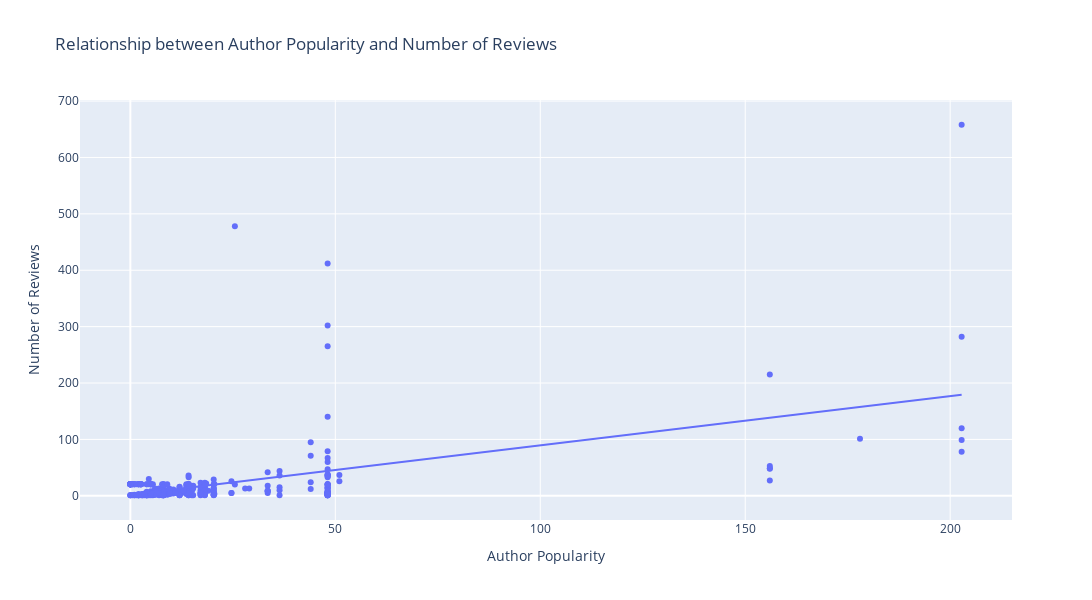

Write notebook code for a chart like this one.
### Code cell
# Calculate the correlation coefficient
corr_coef, _ = pearsonr(df['Author Popularity'], df['Number of Reviews'])
print(f'Correlation Coefficient: {corr_coef:.2f}')

# Create scatter plot with trendline
fig = px.scatter(df, x='Author Popularity', y='Number of Reviews', trendline='ols',
                 title='Relationship between Author Popularity and Number of Reviews',
                 labels={'Author Popularity': 'Author Popularity', 'Number of Reviews': 'Number of Reviews'})

# Adjust the figure size
fig.update_layout(
    width=1300,  # Set the width of the figure
    height=600   # Set the height of the figure
)

fig.show()

### Figure 1 — Plotly figure (JSON) as saved in the notebook; plotly's stock layout.template omitted (floating-point values rounded to 4 significant figures; data arrays with more than 128 entries replaced by an {"elided": "..."} marker saying what was removed)
{"data": [{"hovertemplate": "Author Popularity=%{x}<br>Number of Reviews=%{y}<extra></extra>", "legendgroup": "", "marker": {"color": "#636efa", "symbol": "circle"}, "mode": "markers", "name": "", "orientation": "v", "showlegend": false, "type": "scatter", "x": {"elided": "337 float values"}, "xaxis": "x", "y": {"elided": "337 float values"}, "yaxis": "y"}, {"hovertemplate": "<b>OLS trendline</b><br>Number of Reviews = 0.87374 * Author Popularity + 1.97083<br>R<sup>2</sup>=0.249055<br><br>Author Popularity=%{x}<br>Number of Reviews=%{y} <b>(trend)</b><extra></extra>", "legendgroup": "", "marker": {"color": "#636efa", "symbol": "circle"}, "mode": "lines", "name": "", "showlegend": false, "type": "scatter", "x": {"elided": "337 float values"}, "xaxis": "x", "y": {"elided": "337 float values"}, "yaxis": "y"}], "layout": {"height": 600, "legend": {"tracegroupgap": 0}, "title": {"text": "Relationship between Author Popularity and Number of Reviews"}, "width": 1300, "xaxis": {"anchor": "y", "domain": [0, 1], "title": {"text": "Author Popularity"}}, "yaxis": {"anchor": "x", "domain": [0, 1], "title": {"text": "Number of Reviews"}}}}
